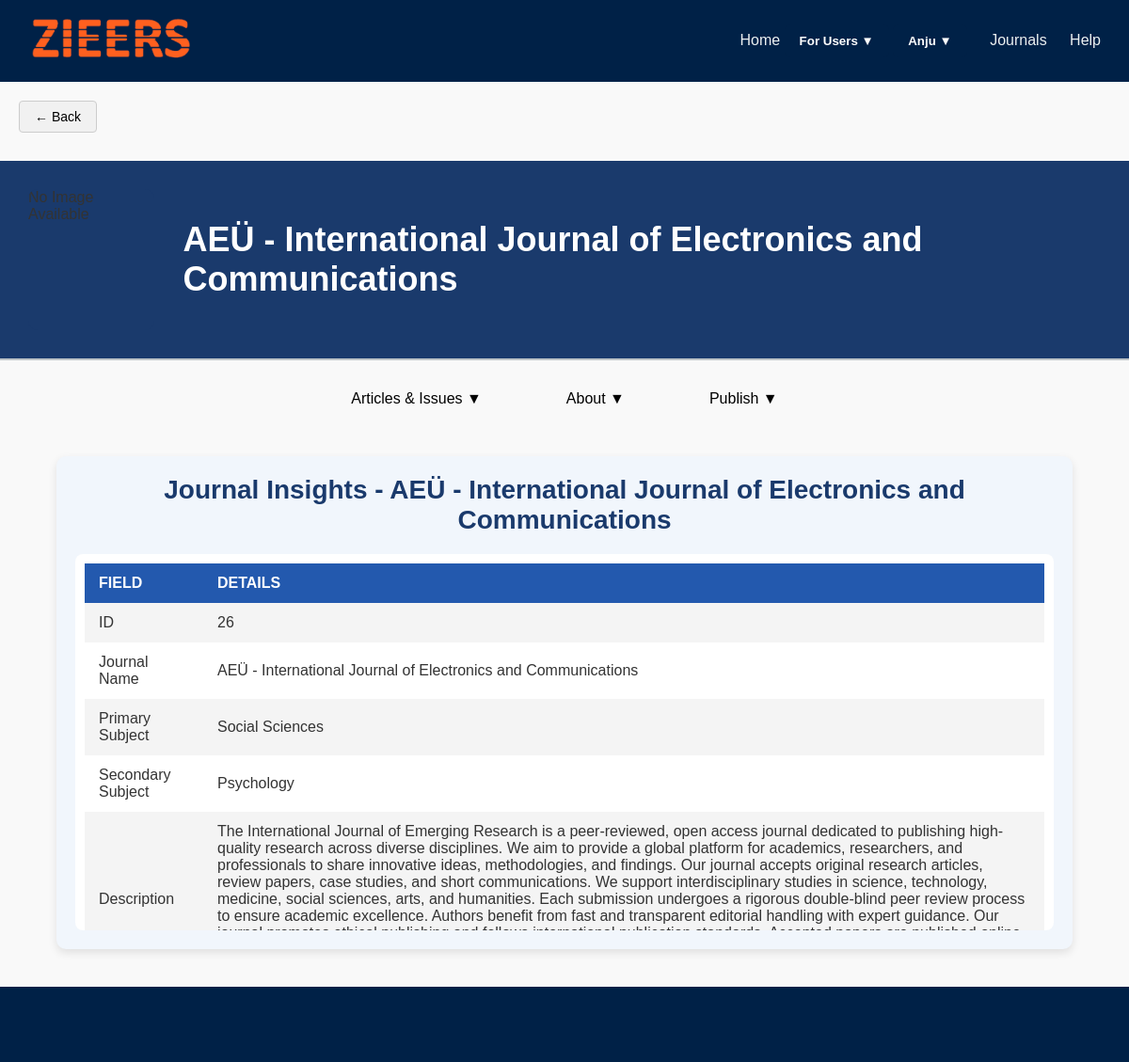
Screenshot of /researcher/author/Journal-Insights.php?journal_id=26 (signed in) with the database file from the repository.
### tables this page shows
CREATE TABLE IF NOT EXISTS `journals` (
  `id` int NOT NULL AUTO_INCREMENT,
  `journal_name` varchar(255) NOT NULL,
  `primary_subject` varchar(255) NOT NULL,
  `secondary_subject` varchar(255) NOT NULL,
  `description` text NOT NULL,
  `publisher` varchar(255) NOT NULL,
  `issn` varchar(255) DEFAULT NULL,
  `access_type` varchar(255) NOT NULL,
  `author_payment_required` tinyint(1) DEFAULT '0',
  `reader_payment_required` tinyint(1) DEFAULT '0',
  `author_apc_amount` decimal(10,2) DEFAULT '0.00',
  `reader_fee_amount` decimal(10,2) DEFAULT '0.00',
  `payment_currency` varchar(10) DEFAULT NULL,
  `payment_link` varchar(255) DEFAULT NULL,
  `payment_notes` text,
  `submission_status` varchar(50) NOT NULL,
  `journal_image` varchar(255) DEFAULT NULL,
  `created_at` timestamp NULL DEFAULT CURRENT_TIMESTAMP,
  `journal_abbreviation` varchar(255) NOT NULL,
  `editorial_board` varchar(255) NOT NULL,
  `country` varchar(255) NOT NULL,
  `publication_frequency` varchar(255) NOT NULL,
  `indexing_info` text,
  `scope` text NOT NULL,
  `author_guidelines` varchar(255) DEFAULT NULL,
  `review_process` varchar(255) NOT NULL,
  `impact_factor` varchar(50) DEFAULT NULL,
  `citescore` varchar(50) DEFAULT NULL,
  `acceptance_rate` varchar(50) DEFAULT NULL,
  `editorial_team_id` int DEFAULT NULL,
  `keywords` text,
  PRIMARY KEY (`id`),
  KEY `fk_editorial_team` (`editorial_team_id`)
);

### include/db_connect.php (called while the page is built, shortened)
<?php
function getJournalById($conn, $id) {
    $id = $conn->real_escape_string($id);
    $sql = "SELECT * FROM journals WHERE id = $id";
    $result = $conn->query($sql);
    return $result->fetch_assoc();
}
?>

### researcher/author/Journal-Insights.php (the view, shortened to what this page needs)
<?php
$journal_id = $_GET['journal_id'];
include(__DIR__ . "/../../include/db_connect.php");
$journal = getJournalById($conn, $journal_id);
?>
<!DOCTYPE html>
<html lang="en">
<head>
    <link rel="stylesheet" href="../styles.css">
</head>
<body>
    <header>
       <div class="logo">
  <a href="publish.php">
    <img src="../../images/logo.png" alt="Zieers Logo" style="height: 50px;">
  </a>
</div>
        <div class="icons">
            <a href="../../publish.php">Home</a>
            <div class="user-dropdown">
                <button class="dropdown-toggle">For Users ▼</button>
            </div>
            <?php if (isset($_SESSION['user_id'])): ?>
                <div class="user-dropdown">
                    <button class="dropdown-toggle"><?php echo htmlspecialchars($_SESSION['first_name']); ?> ▼</button>
                </div>
            <?php endif; ?>
            <a href="journal-listing.php?journal_id=<?php echo $journal_id; ?>">Journals</a>
            <a href="help.php">Help</a>
        </div>
    </header>
    <div style="margin: 20px 0 0 20px;">
    <button onclick="history.back()" style="
        background-color: #f1f1f1;
        border: 1px solid #ccc;
        padding: 8px 16px;
        font-size: 14px;
        border-radius: 4px;
        cursor: pointer;
    ">
        ← Back
    </button>
</div>
    <div class="journal-header">
        <div class="image-container">
            <?php
                $imagePath = htmlspecialchars($journal['journal_image']);
                $fullImagePath = $_SERVER['DOCUMENT_ROOT'] . "/admin/" . $imagePath;
                if (file_exists($fullImagePath)) {
                    echo '<img src="/admin/' . $imagePath . '" alt="Journal Image">';
                } else {
                    echo '<span>No Image Available</span>';
                }
            ?>
        </div>
        <div class="journal-info">
            <h1><?php echo htmlspecialchars($journal['journal_name']); ?></h1>
        </div>
    </div>
    <div class="dropdown-container">
        <div class="dropdown">
            <button>Articles & Issues ▼</button>
        </div>
        <div class="dropdown">
            <button>About ▼</button>
        </div>
        <div class="dropdown">
            <button>Publish ▼</button>
        </div>
    </div>
    <div class="journal-insights-container">
        <h1>Journal Insights - <?php echo htmlspecialchars($journal['journal_name']); ?></h1>
        <div class="insights-table-container">
            <table class="insights-table">
                <tr>
                    <th>Field</th>
                    <th>Details</th>
                </tr>
                <tr><td>ID</td><td><?php echo htmlspecialchars($journal['id']); ?></td></tr>
                <tr><td>Journal Name</td><td><?php echo htmlspecialchars($journal['journal_name']); ?></td></tr>
                <tr><td>Primary Subject</td><td><?php echo htmlspecialchars($journal['primary_subject']); ?></td></tr>
                <tr><td>Secondary Subject</td><td><?php echo htmlspecialchars($journal['secondary_subject']); ?></td></tr>
                <tr><td>Description</td><td><?php echo htmlspecialchars($journal['description']); ?></td></tr>
            </table>
        </div>
    </div>
    <footer class="site-footer">
    </footer>
</body>
</html>

### styles.css (style rules this page uses)
* { margin: 0; padding: 0; box-sizing: border-box; font-family: Arial, sans-serif; }
body { font-family: 'Poppins', sans-serif; background-color: #eef2f3; color: #333; }
header { background: #002147; padding: 20px; color: white; }

### researcher/author/Journal-Insights.php (style rules this page uses)
body { font-family: 'Segoe UI', Tahoma, Geneva, Verdana, sans-serif; background-color: #f9f9f9; margin: 0; padding: 0; }
header { background-color: #002147; color: white; padding: 15px 30px; display: flex; justify-content: space-between; align-items: center; }
.logo { font-size: 28px; font-weight: bold; color: #ECF0F1; }
.icons a { color: #ECF0F1; text-decoration: none; margin-left: 20px; font-size: 16px; }
.journal-header { display: flex; align-items: center; justify-content: flex-start; background-color: #1A3A6C; padding: 30px; border-bottom: 2px solid #BDC3C7; margin-top: 30px; }
.image-container { width: 150px; height: 150px; overflow: hidden; border-radius: 10px; margin-right: 30px; background-color: #1A3A6C; }
.journal-info h1 { font-size: 36px; font-weight: 600; color: #ffffff; margin: 0; }
.dropdown-container { display: flex; justify-content: center; margin-top: 20px; gap: 10px; }
.dropdown { position: relative; display: inline-block; margin: 0 15px; }
.dropdown button { background-color: transparent; color: #000000; padding: 12px 25px; font-size: 16px; border: none; cursor: pointer; }
.user-dropdown { position: relative; display: inline-block; font-family: 'Poppins', sans-serif; }
.dropdown-toggle { background-color: #002147; color: white; padding: 10px 16px; border: none; border-radius: 6px; cursor: pointer; font-weight: bold; transition: background 0.3s ease; }
.journal-insights-container { width: 90%; max-width: 1200px; margin: 40px auto; padding: 20px; background: #f1f6fc; border-radius: 10px; box-shadow: 0 4px 10px rgba(0, 0, 0, 0.1); }
.journal-insights-container h1 { font-size: 28px; color: #1A3A6C; text-align: center; margin-bottom: 20px; }
.insights-table-container { overflow-y: auto; max-height: 400px; padding: 10px; background: #ffffff; border-radius: 8px; }
.insights-table { width: 100%; border-collapse: collapse; background-color: white; }
.insights-table th, .insights-table td { padding: 12px 15px; text-align: left; }
.insights-table th { background-color:rgb(35, 89, 174); color: white; font-size: 16px; text-transform: uppercase; }
.insights-table tr:nth-child(even) { background-color: #f4f4f4; }
footer { background: #002147; color: white; text-align: center; padding: 20px 10px; }
.site-footer { background-color: #002147; color: white; padding: 40px 10%; font-family: 'Poppins', sans-serif; }

### rows the page displays
journals: journal_name "AEÜ - International Journal of Electronics and Communications", id "26", primary_subject "Social Sciences", secondary_subject "Psychology", description "The International Journal of Emerging Research is a peer-reviewed, open access journal dedicated to publishing high-quality research across diverse disciplines. We aim to provide a global platform for academics, researchers, and professionals to share innovative ideas, methodologies, and findings. Our journal accepts original research articles, review papers, case studies, and short communications. We support interdisciplinary studies in science, technology, medicine, social sciences, arts, and humanities. Each submission undergoes a rigorous double-blind peer review process to ensure academic excellence. Authors benefit from fast and transparent editorial handling with expert guidance. Our…"

### other values shown
$_SESSION['first_name'] "Anju"
